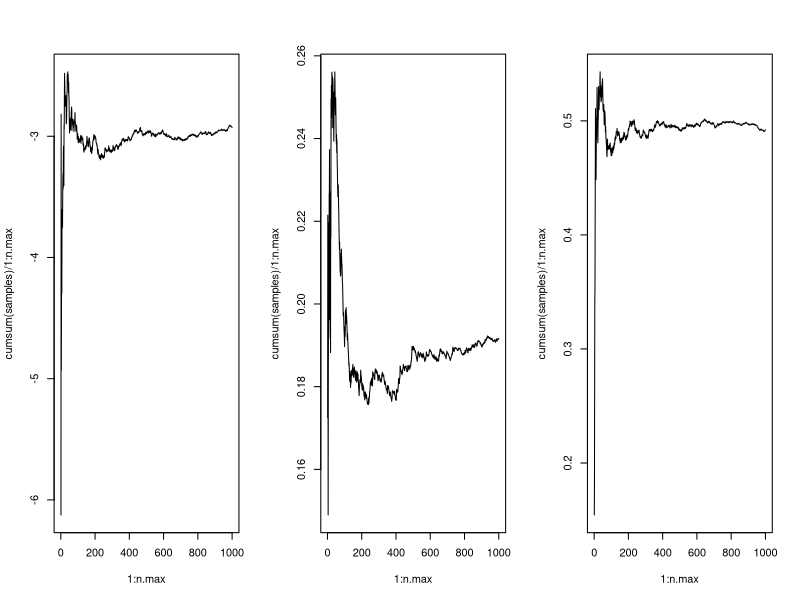
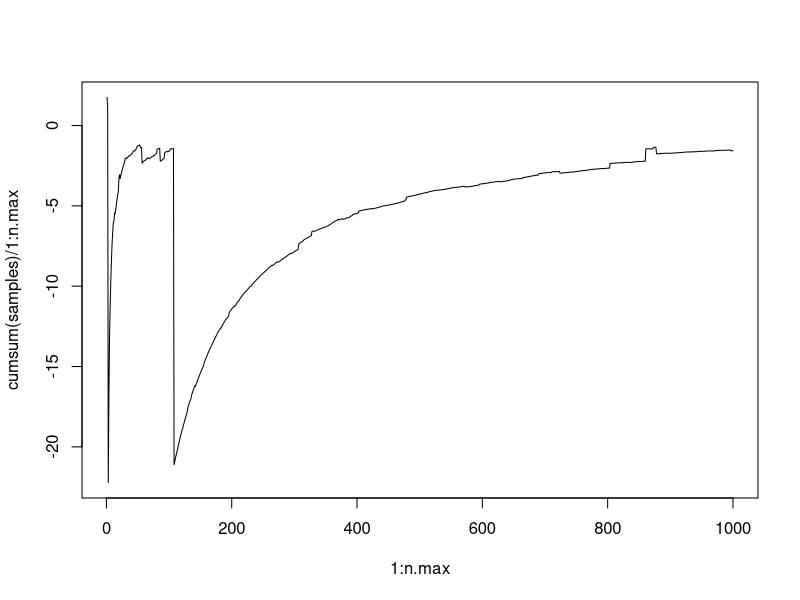
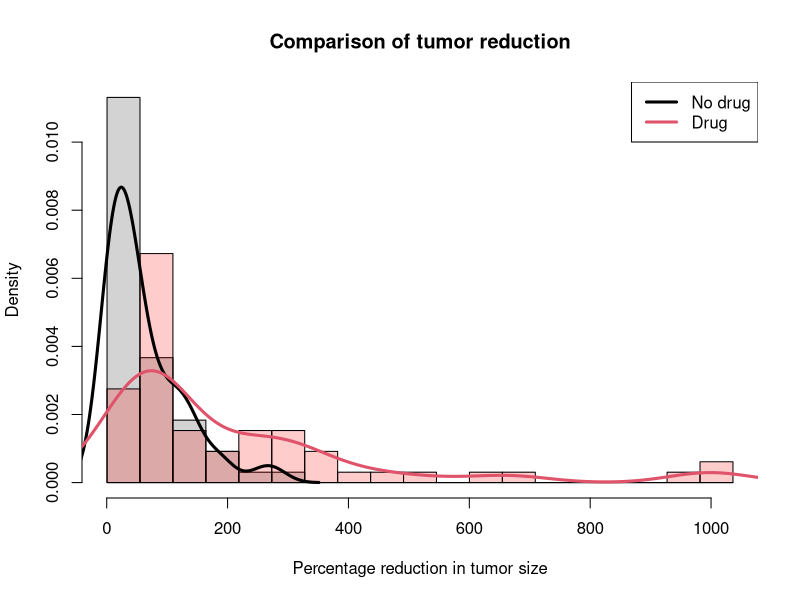
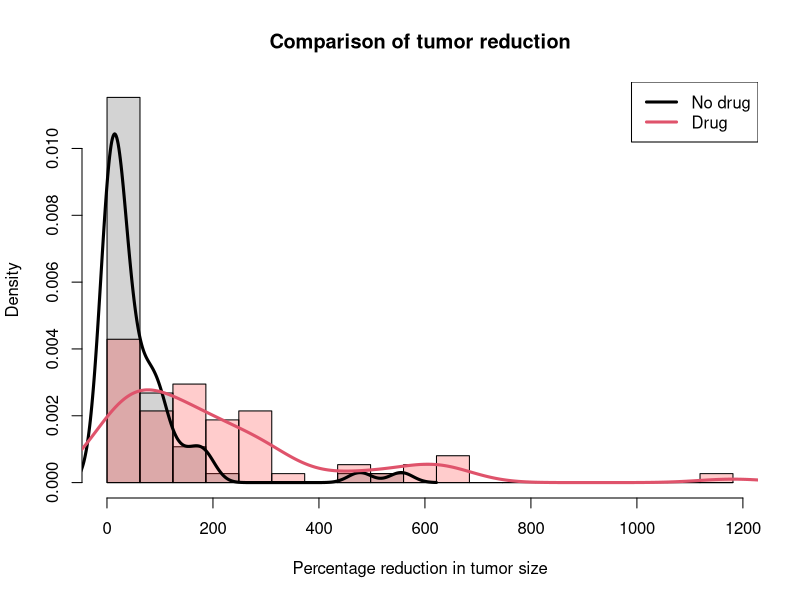
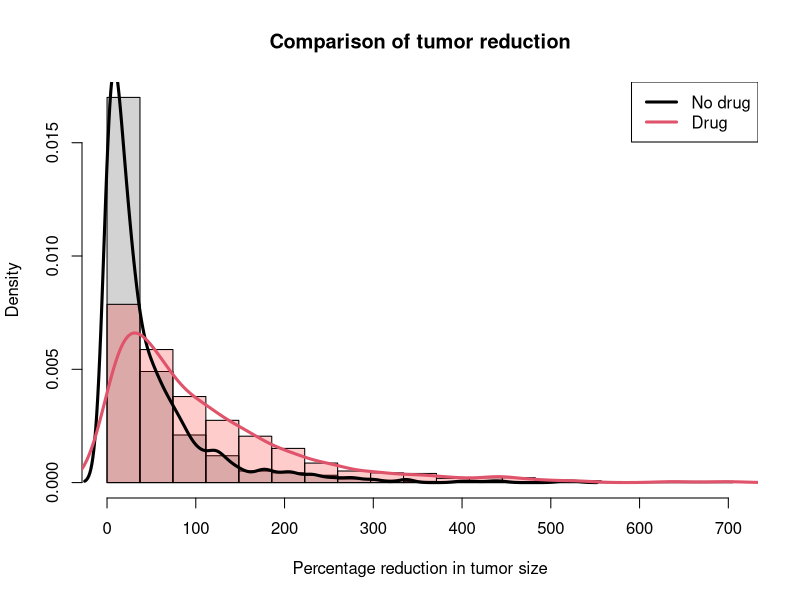
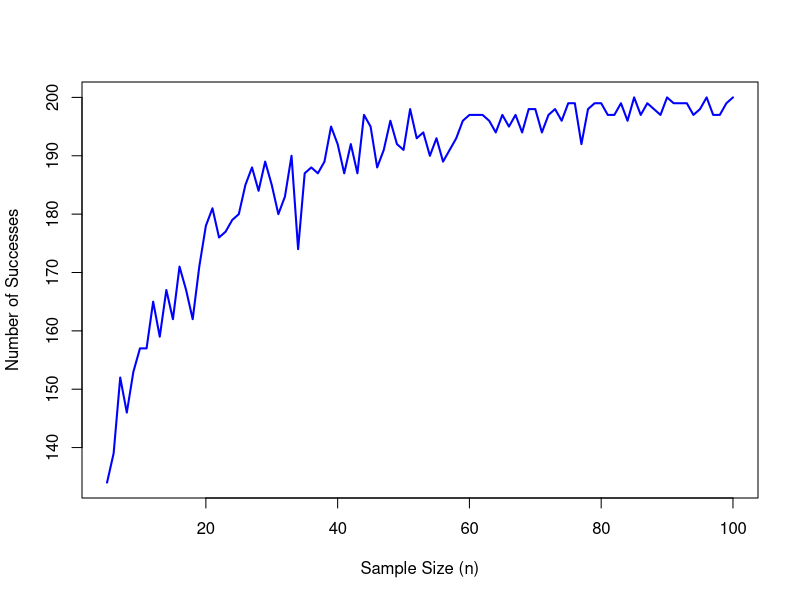
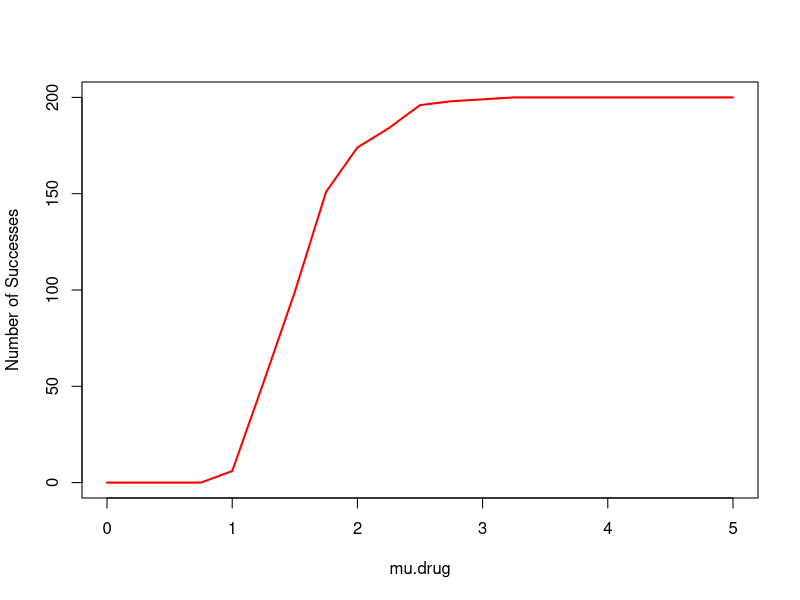

These figures' R source, in order:
## ---- chunk 1
# A hook to wrap output based on a linewidth chunk option
# From https://github.com/yihui/knitr-examples/blob/master/077-wrap-output.Rmd
library(knitr)
hook_output = knit_hooks$get('output')
knit_hooks$set(output = function(x, options) {
  # this hook is used only when the linewidth option is not NULL
  if (!is.null(n <- options$linewidth)) {
    x = knitr:::split_lines(x)
    # any lines wider than n should be wrapped
    if (any(nchar(x) > n)) x = strwrap(x, width = n)
    x = paste(x, collapse = '\n')
  }
  hook_output(x, options)
})
opts_chunk$set(cache=TRUE, autodep=TRUE, cache.comments=TRUE, linewidth=79)
## ---- chunk 2
one <- rnorm(2500, mean = -1, sd = 4) 
head(one)

two <- rbeta(20, shape1= 0.1, shape2 = 0.1)
head(two)

three <- sample(x = c("A", "G", "C", "U"), size = 5000, replace = TRUE)
head(three)

firstColumn = runif(100, min = 0, max = 1)
secondColumn = runif(100, min = 0, max = firstColumn)
four <- data.frame(firstColumn, secondColumn)
head(four)
## ---- chunk 3
plot.cum.means = function(rfun, n.max) {
  # plot.cum.means: plot cumulative sample mean as a function of sample size
  # Inputs:
  # - rfun: function which generates random draws
  # - n.max: number of samples to draw
  # Output: none
  samples = rfun(n.max)
  plot(1:n.max, cumsum(samples) / 1:n.max, type = "l")
}
## ---- chunk 4
# Define the random number generators
rfun1 <- function(n) rnorm(n, mean = -3, sd = sqrt(10))
rfun2 <- function(n) rexp(n, rate = 5)
rfun3 <- function(n) rbeta(n, shape1 = 1, shape2 = 1)
par(mfrow = c(1, 3)) 

# Set up a 1x3 grid for the plots
plot.cum.means(rfun1, n.max = 1000)
plot.cum.means(rfun2, n.max = 1000)
plot.cum.means(rfun3, n.max = 1000)
par(mfrow = c(1, 1))
## ---- chunk 5
rfunChallenge <- function(n) rcauchy(n, location = 0, scale = 1)
plot.cum.means(rfunChallenge, n.max = 1000)
## ---- chunk 6
#rfunExample = function(n) {
#  rnorm(n, mean = -3, sd = sqrt(10))
#}

#pfunExample = pnorm

#sizes_example = c(10, 100, 1000)
#plot.ecdf(rfunExample, pfunExample, sizesExample)
## ---- chunk 7
simulate.data = function(n = 60, mu.drug = 2){
  # Simulate data for drug and no-drug scenarios
  mu.nodrug = runif(n, min=0, max=1)
  x.drug = 100*rexp(n, rate=1/mu.drug) 
  x.nodrug = 100*rexp(n, rate=1/mu.nodrug)
  
  return (list(drug = x.drug, no.drug = x.nodrug))
}
## ---- chunk 8
# Simulate data using default parameters
results1 = simulate.data()
head(results1$no.drug, 6)
head(results1$drug, 6)

# Simulate data
results2 = simulate.data()
head(results2$no.drug, 6)
head(results2$drug, 6)
## ---- chunk 9
abs(mean(results1$no.drug) - mean(results2$no.drug))
abs(mean(results1$drug) - mean(results2$drug))
abs(mean(results1$no.drug) - mean(results1$drug))
## ---- chunk 10
plot.data = function(data){
  x.range = range(c(data$no.drug,data$drug))
  breaks = seq(min(x.range),max(x.range),length=20)
  
  # Produce hist of the non drug measurements, then drug measurements on top
  hist(data$no.drug, breaks=breaks, probability=TRUE, xlim=x.range, 
       col="lightgray", xlab="Percentage reduction in tumor size", 
       main="Comparison of tumor reduction")
  
  # Plot a histogram of the drug measurements, on top
  hist(data$drug, breaks=breaks, probability=TRUE, col=rgb(1,0,0,0.2), add=TRUE) 
  
  # Draw estimated densities on top, for each dist
  lines(density(data$no.drug), lwd=3, col=1)
  lines(density(data$drug), lwd=3, col=2)
  legend("topright", legend=c("No drug","Drug"), lty=1, lwd=3, col=1:2)
}

plot.data(results1)
plot.data(results2)
## ---- chunk 11
newData = simulate.data(n = 1000, mu.drug = 1.1)
plot.data(newData)
## ---- chunk 12
simulate.difference = function(n = 60, mu.drug = 2) {
  data = simulate.data(n, mu.drug)
  return(mean(data$drug) - mean(data$no.drug))
}


diff1 = simulate.difference()
diff2 = simulate.difference()
diff3 = simulate.difference(n = 1000, mu.drug = 10)

diff1
diff2
diff3
## ---- chunk 13
rep.sim = function(nreps = 200, n = 20, mu.drug = 2, seed = NULL){
  if(!is.null(seed)) set.seed(seed)
  count = 0
  # Run the simulation over and over
  sim.objs = vector(length=nreps, mode="list")
  for (r in 1:nreps) {
    sim.objs[r] = simulate.difference(n,mu.drug)
    if (sim.objs[r] > 100) count = count + 1
  }
  
  return(count)
}
rep.sim(mu.drug = 1.5)
## ---- chunk 14
# Vector to store number of successes for each sample size
successes_vs_n = numeric()

# Iterate over sample sizes from 5 to 100
for (n in 5:100) {
  successes_vs_n = c(successes_vs_n, rep.sim(n = n, mu.drug = 2))
}

plot(5:100, successes_vs_n, type = "l", col = "blue", lwd = 2, xlab = "Sample Size (n)", ylab = "Number of Successes")
## ---- chunk 15
# Vector to store number of successes for each mu.drug
successes_vs_mu_drug = numeric()
for (mu_drug in seq(0, 5, by = 0.25)) {
  successes_vs_mu_drug = c(successes_vs_mu_drug, rep.sim(n = 20, 
                                                         mu.drug = mu_drug))
}

plot(seq(0, 5, by = 0.25), successes_vs_mu_drug, type = "l", 
     col = "red", lwd = 2, xlab = "mu.drug", ylab = "Number of Successes")
#min(which(sims >= 190) + 5)
## ---- chunk 16
rep.sim = function(nreps = 200, n = 60, mu.drug = 2, seed = NULL){
  # Set the seed, if we need to
  if(!is.null(seed)) set.seed(seed)
  count = 0
  # Run the simulation over and over
  sim.objs = vector(length=nreps, mode="list")
  for (r in 1:nreps){
    for (t in 1:(n/5)){
      case = simulate.difference(n = 5, mu.drug)
      if (case >= 100){
        sim.objs[r] = "S"
        break
      }
    }
    if (case < 100 & t == 12) {
      sim.objs[r] = "F"
    }
  }
  for (x in 1:nreps){
    if (sim.objs[x] == "S"){
      count = count + 1
    }
  }
  return(count)
}

rep.sim(nreps = 200, mu.drug = 1.5)
## ---- chunk 17
ab.collect = function(n, a.mean, a.sd, b.mean, b.sd) {
  # Collect samples from condition A and B
  a.responses = rnorm(n, mean = a.mean, sd = a.sd)
  b.responses = rnorm(n, mean = b.mean, sd = b.sd)
  return(list(a.responses = a.responses, b.responses = b.responses))
}


set.seed(42)  
test_data = ab.collect(n = 100, a.mean = 10, a.sd = 5, b.mean = 12, b.sd = 4)
summary(test_data$a.responses)
summary(test_data$b.responses)
## ---- chunk 18
test.at.end = function(n, a.mean, a.sd, b.mean, b.sd) {
  data = ab.collect(n = n, a.mean = a.mean, a.sd = a.sd, b.mean = b.mean, b.sd = b.sd)
  tTestResult = t.test(data$a.responses, data$b.responses)
  
  # Check significance and return the winner
  if (tTestResult$p.value <= 0.05) {
    if (mean(data$a.responses) > mean(data$b.responses)) return("A")
    else return("B")
  } else {
    return("Inconclusive")
  }
}

test_result_b = test.at.end(n = 3000, a.mean = 100, a.sd = 20, b.mean = 104, b.sd = 10)
test_result_b
## ---- chunk 19
test.as.you.go = function(n.per.day, n.days, a.mean, a.sd, b.mean, b.sd) {
  
  totalSamples = n.per.day * n.days
  collected_samples = 0
  winner = NULL
  
  for (day in 1:n.days) {
    data = ab.collect(n = n.per.day, a.mean = a.mean, a.sd = a.sd, b.mean = b.mean, b.sd = b.sd)
    tTestResult = t.test(data$a.responses, data$b.responses)
    collected_samples = collected_samples + n.per.day
    if (tTestResult$p.value <= 0.05) {
      if (mean(data$a.responses) > mean(data$b.responses)) {
        winner = "A"
      } else {
        winner = "B"
      }
      break
    }
  }
  
  return(list(winner = winner, samples_collected = collected_samples))
}

testResultC = test.as.you.go(n.per.day = 100, n.days = 30, a.mean = 100, a.sd = 20, b.mean = 104, b.sd = 10)
testResultC
## ---- chunk 20
using.all <- vector(length = 1000, mode="list")
using.trial <- vector(length = 1000, mode="list")

for (x in 1:1000){
  temp = test.as.you.go(n.per.day = 100,n.days = 30, 
                        a.mean = 100, a.sd = 20, b.mean = 100, b.sd = 20)
  using.all[x] =  test.at.end(n = 1000, 
                              a.mean = 100, a.sd = 20, b.mean = 100, b.sd = 20)
  using.trial[x] = temp[[1]]
}

length(which(using.all == "A"))
length(which(using.all == "B"))
length(which(using.all == "Inconclusive"))

length(which(using.trial == "A"))
length(which(using.trial == "B"))
length(which(using.trial == "Inconclusive"))
